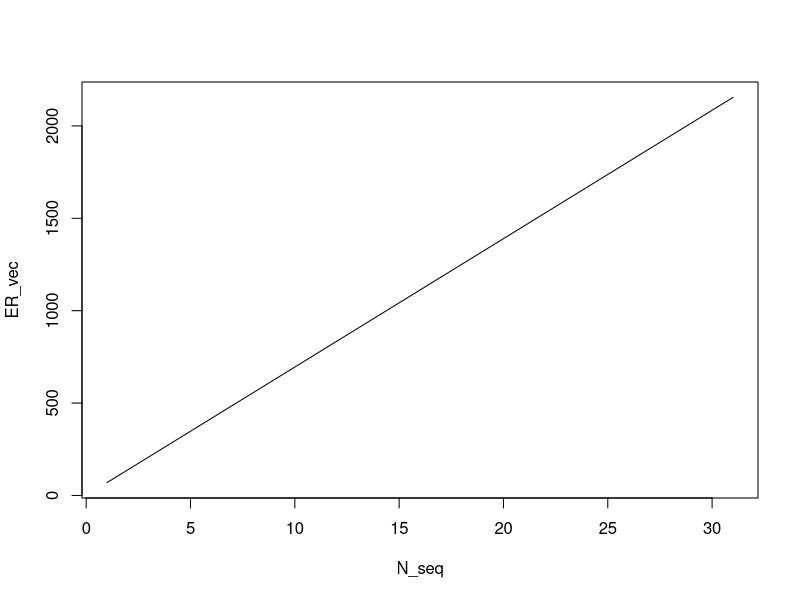

Write the R code that produced this figure.
#### Expected Revenue - "kjent" N ####

# Input - From structural estimation #

N = 31
v0 = 0
r = 1040.04191152325
shape = 3
scale = 1500

# Expected Revenue

interior = function(x){
    (x * ((shape/scale) * (x/scale)^(shape - 1) * exp(-(x/scale)^shape)) -
         exp(-(x / scale) ^ shape)) * ((1 - exp(-(x / scale) ^ shape)))^(N - 1)
}

Expected_Revenue_fun = function(N, v0, r, shape, scale) {
    ER = v0 * (1 - exp(-(r / scale) ^ shape)) ^ N +
        N * integrate(interior, r, 100000)$value
    return(ER)
}               

Expected_Revenue_fun(N, v0, r, shape, scale)

# Plot of Expected Revenue IKKE SIKKER PÅ OM DETTE STEMMER
N_seq = seq(1,N,by = 1)

ER_vec = sapply(N_seq, Expected_Revenue_fun, v0, r, shape, scale)
ER_vec

plot(N_seq,
     ER_vec,
     type = "l")

# Test #

test = function(x){
    2*x
}

integrate(test, 0, 1 )
